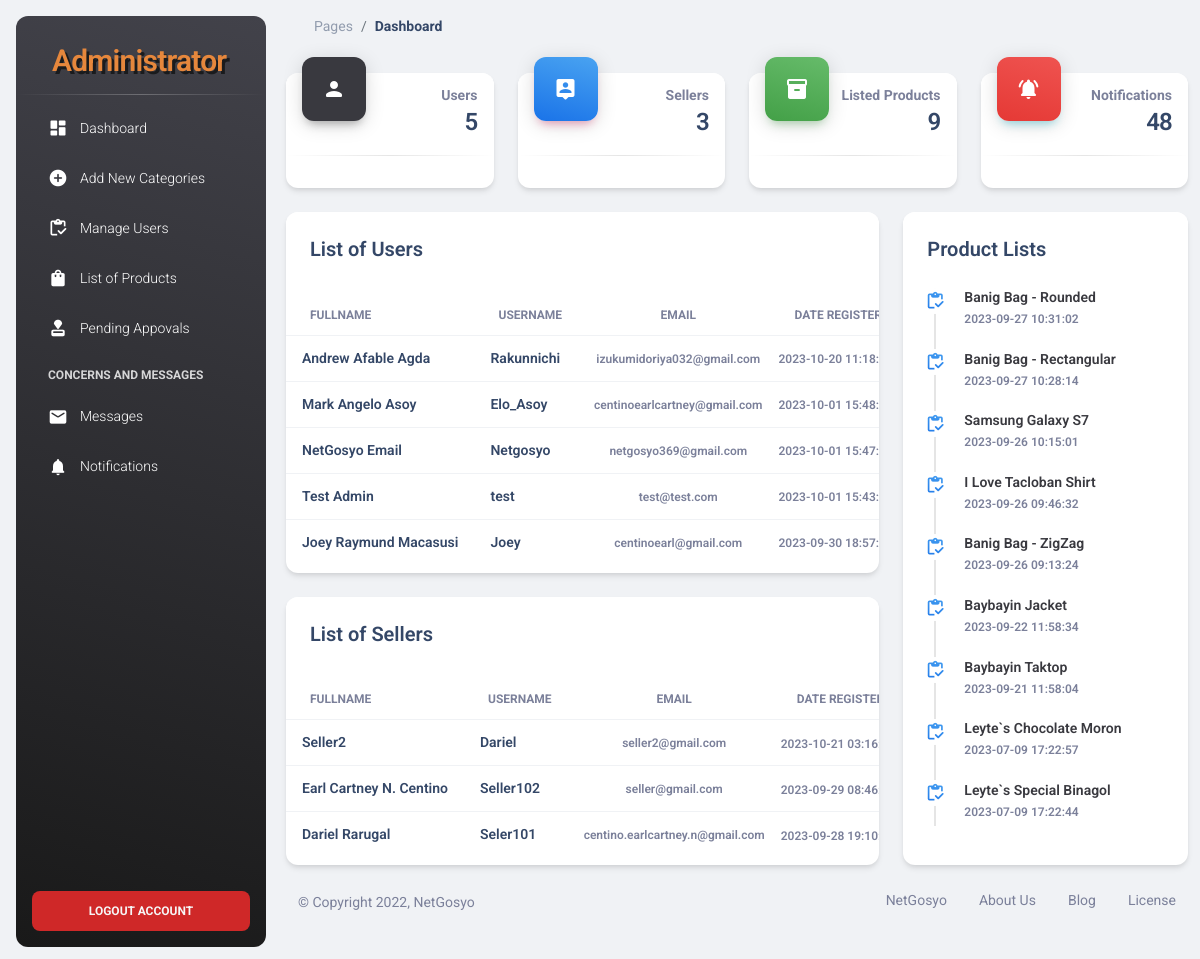
The page /NetGosyo-Admin/index.php (signed in) on the database its author committed.
### tables this page shows
CREATE TABLE `user_form` (
  `id` int(100) NOT NULL,
  `fullname` varchar(100) NOT NULL,
  `email` varchar(100) NOT NULL,
  `username` varchar(255) NOT NULL,
  `password` varchar(100) NOT NULL,
  `phonenumber` varchar(255) NOT NULL,
  `address` varchar(255) NOT NULL,
  `dateofbirth` varchar(255) NOT NULL,
  `gender` varchar(255) NOT NULL,
  `image` varchar(255) NOT NULL,
  `shopname` varchar(250) NOT NULL DEFAULT 'user',
  `vkey` varchar(50) NOT NULL,
  `verified` tinyint(1) NOT NULL DEFAULT 0,
  `register_date` timestamp NOT NULL DEFAULT current_timestamp() ON UPDATE current_timestamp()
);

CREATE TABLE `products` (
  `id` int(100) NOT NULL,
  `user_id` int(11) NOT NULL,
  `name` varchar(100) NOT NULL,
  `price` varchar(100) NOT NULL,
  `image` varchar(100) NOT NULL,
  `item_brand` varchar(100) NOT NULL,
  `quantity` int(100) NOT NULL,
  `date_added` timestamp NOT NULL DEFAULT current_timestamp() ON UPDATE current_timestamp()
);

### NetGosyo-Admin/index.php (called while the page is built)
<?php
include('header.php');
?>
<?php
include('Dashboard.php');
?>
<?php
include('footer.php');
?>

### NetGosyo-Admin/Dashboard.php (the view, shortened to what this page needs)
<main class="main-content position-relative max-height-vh-100 h-100 border-radius-lg ">
    <nav class="navbar navbar-main navbar-expand-lg px-0 mx-4 shadow-none border-radius-xl" id="navbarBlur"
        data-scroll="true">
        <div class="container-fluid py-1 px-3">
            <nav aria-label="breadcrumb">
                <ol class="breadcrumb bg-transparent mb-0 pb-0 pt-1 px-0 me-sm-6 me-5">
                    <li class="breadcrumb-item text-sm"><a class="opacity-5 text-dark" href="javascript:;">Pages</a>
                    </li>
                    <li class="breadcrumb-item text-sm text-dark active" aria-current="page"><b>Dashboard</b></li>
                </ol>
            </nav>
        </div>
    </nav>
    <div class="container-fluid py-4">
        <div class="row">
            <div class="col-xl-3 col-sm-6 mb-xl-0 mb-4">
                <div class="card">
                    <div class="card-header p-3 pt-2">
                        <div
                            class="icon icon-lg icon-shape color-greyish-bg shadow-dark text-center border-radius-xl mt-n4 position-absolute">
                            <i class="material-icons opacity-10">person</i>
                        </div>
                        <div class="text-end pt-1">
                            <p class="text-sm mb-0 text-capitalize"><b>Users</b></p>
                            <h4 class="mb-0"><?= mysqli_num_rows($user_count) ?></h4>
                        </div>
                    </div>
                    <hr class="dark horizontal my-0">
                    <div class="card-footer p-3">
                    </div>
                </div>
            </div>
            <div class="col-xl-3 col-sm-6 mb-xl-0 mb-4">
                <div class="card">
                    <div class="card-header p-3 pt-2">
                        <div
                            class="icon icon-lg icon-shape bg-gradient-info shadow-primary text-center border-radius-xl mt-n4 position-absolute">
                            <i class="material-icons opacity-10">person_pin</i>
                        </div>
                        <div class="text-end pt-1">
                            <p class="text-sm mb-0 text-capitalize"><b>Sellers</b></p>
                            <h4 class="mb-0"><?= mysqli_num_rows($seller_count) ?></h4>
                        </div>
                    </div>
                    <hr class="dark horizontal my-0">
                    <div class="card-footer p-3">
                    </div>
                </div>
            </div>
            <div class="col-xl-3 col-sm-6 mb-xl-0 mb-4">
                <div class="card">
                    <div class="card-header p-3 pt-2">
                        <div
                            class="icon icon-lg icon-shape bg-gradient-success shadow-success text-center border-radius-xl mt-n4 position-absolute">
                            <i class="material-icons opacity-10">inventory_2</i>
                        </div>
                        <div class="text-end pt-1">
                            <p class="text-sm mb-0 text-capitalize"><b>Listed Products</b></p>
                            <h4 class="mb-0"><?= mysqli_num_rows($products_count) ?></h4>
                        </div>
                    </div>
                    <hr class="dark horizontal my-0">
                    <div class="card-footer p-3">
                    </div>
                </div>
            </div>
            <div class="col-xl-3 col-sm-6">
                <div class="card">
                    <div class="card-header p-3 pt-2">
                        <div
                            class="icon icon-lg icon-shape bg-gradient-danger shadow-info text-center border-radius-xl mt-n4 position-absolute">
                            <i class="material-icons opacity-10">notifications_active</i>
                        </div>
                        <div class="text-end pt-1">
                            <p class="text-sm mb-0 text-capitalize"><b>Notifications</b></p>
                            <h4 class="mb-0"><?= mysqli_num_rows($notification_count) ?></h4>
                        </div>
                    </div>
                    <hr class="dark horizontal my-0">
                    <div class="card-footer p-3">
                    </div>
                </div>
            </div>
        </div>
        <div class="row mt-4">
            <div class="col-lg-8 col-md-6 mb-md-0 mb-4">
                <div class="card mb-4">
                    <div class="card-header pb-0">
                        <div class="row">
                            <div class="col-lg-6 col-7">
                                <h5>List of Users</h5>
                            </div>
                        </div>
                    </div>
                    <div class="card-body px-0 pb-2">
                        <div class="table-responsive">
                            <table class="table align-items-center mb-0">
                                <thead>
                                    <tr>
                                        <th class="text-uppercase text-secondary text-xs font-weight-bolder opacity-10">
                                            Fullname</th>
                                        <th class="text-uppercase text-secondary text-xs font-weight-bolder opacity-10">
                                            Username</th>
                                        <th
                                            class="text-center text-uppercase text-secondary text-xs font-weight-bolder opacity-10">
                                            Email</th>
                                        <th class="text-uppercase text-secondary text-xs font-weight-bolder opacity-10">
                                            Date Registered</th>
                                    </tr>
                                </thead>
                                <tbody>
                                    <?php
  			                        $select_user = mysqli_query($conn, "SELECT * FROM `user_form` where shopname = 'user' ORDER BY register_date DESC ") or die('query failed!');
                                    if(mysqli_num_rows($select_user) > 0){
                                    while($fetch_user = mysqli_fetch_assoc($select_user)){
                                    ?>
                                    <tr>
                                        <td>
                                            <div class="d-flex px-2 py-1">
                                                <div class="d-flex flex-column justify-content-center">
                                                    <h6 class="mb-0 text-sm"><?php echo $fetch_user['fullname'];?></h6>
                                                </div>
                                            </div>
                                        </td>
                                        <td>
                                            <div class="d-flex px-2 py-1">
                                                <div class="d-flex flex-column justify-content-center">
                                                    <h6 class="mb-0 text-sm"><?php echo $fetch_user['username'];?></h6>
                                                </div>
                                            </div>
                                        </td>
                                        <td class="align-middle text-center text-sm">
                                            <span
                                                class="text-xs font-weight-bold"><?php echo $fetch_user['email'];?></span>
                                        </td>
                                        <td class="align-middle">
                                            <span
                                                class="text-xs font-weight-bold"><?php echo $fetch_user['register_date'];?></span>
                                        </td>
                                    </tr>
                                    <?php
                        };
                    };
                     ?>
                                </tbody>
                            </table>
                        </div>
                    </div>
                </div>
                <div class="card">
                    <div class="card-header pb-0">
                        <div class="row">
                            <div class="col-lg-6 col-7">
                                <h5>List of Sellers</h5>
                            </div>
                        </div>
                    </div>
                    <div class="card-body px-0 pb-2">
                        <div class="table-responsive">
                            <table class="table align-items-center mb-0">
                                <thead>
                                    <tr>
                                        <th class="text-uppercase text-secondary text-xs font-weight-bolder opacity-10">
                                            Fullname</th>
                                        <th class="text-uppercase text-secondary text-xs font-weight-bolder opacity-10">
                                            Username</th>
                                        <th
                                            class="text-center text-uppercase text-secondary text-xs font-weight-bolder opacity-10">
                                            Email</th>
                                        <th class="text-uppercase text-secondary text-xs font-weight-bolder opacity-10">
                                            Date Registered</th>
                                    </tr>
                                </thead>
                                <tbody>
                                  <?php
  			                            $select_user = mysqli_query($conn, "SELECT * FROM `user_form` where shopname != 'user' ORDER BY register_date DESC ") or die('query failed!');
                                    if(mysqli_num_rows($select_user) > 0){
                                    while($fetch_user = mysqli_fetch_assoc($select_user)){
                                  ?>
                                    <tr>
                                        <td>
                                            <div class="d-flex px-2 py-1">
                                                <div class="d-flex flex-column justify-content-center">
                                                    <h6 class="mb-0 text-sm"><?php echo $fetch_user['fullname'];?></h6>
                                                </div>
                                            </div>
                                        </td>
                                        <td>
                                            <div class="d-flex px-2 py-1">
                                                <div class="d-flex flex-column justify-content-center">
                                                    <h6 class="mb-0 text-sm"><?php echo $fetch_user['username'];?></h6>
                                                </div>
                                            </div>
                                        </td>
                                        <td class="align-middle text-center text-sm">
                                            <span
                                                class="text-xs font-weight-bold"><?php echo $fetch_user['email'];?></span>
                                        </td>
                                        <td class="align-middle">
                                            <span
                                                class="text-xs font-weight-bold"><?php echo $fetch_user['register_date'];?></span>
                                        </td>
                                    </tr>
                                    <?php
                                    };
                                    };
                                    ?>
                                </tbody>
                            </table>
                        </div>
                    </div>
                </div>
            </div>
            <div class="col-lg-4 col-md-6">
                <div class="card h-100">
                    <div class="card-header pb-0">
                        <h5>Product Lists</h5>
                    </div>
                    <div class="card-body p-3">
                        <div class="timeline timeline-one-side">
                   <?php
  			            $select_product = mysqli_query($conn, "SELECT * FROM `products` ORDER BY date_added DESC ") or die('query failed!');
                        if(mysqli_num_rows($select_product) > 0){
                        while($fetch_product = mysqli_fetch_assoc($select_product)){
                    ?>
                            <div class="timeline-block mb-3">
                                <span class="timeline-step">
                                    <i class="material-icons text-info text-gradient">inventory</i>
                                </span>
                                <div class="timeline-content">
                                    <h6 class="text-greyish text-sm font-weight-bold mb-0">
                                        <?php echo $fetch_product['name'];?></h6>
                                    <p class="text-secondary font-weight-bold text-xs mt-1 mb-0">
                                        <?php echo $fetch_product['date_added'];?></p>
                                </div>
                            </div>
                            <?php
                        };
                    };
                     ?>
                        </div>
                    </div>
                </div>
            </div>
        </div>

### NetGosyo-Admin/assets/css/nucleo-svg.css (style rules this page uses)
.icon { display: inline-block; color: #111111; height: 1em; width: 1em; }
.icon-lg { height: 1.6em; width: 1.6em; }
.icon { fill: currentColor; stroke: none; }

### NetGosyo-Admin/assets/css/style.css (style rules this page uses)
.color-greyish-bg { background: #39393f; }
.text-greyish { color: #39393f; }

### rows shown on the page
user_form: fullname "Andrew Afable Agda", username "Rakunnichi", email "izukumidoriya032@gmail.com", register_date "2023-10-20…"
user_form: fullname "Mark Angelo Asoy", username "Elo_Asoy", email "centinoearlcartney@gmail.com", register_date "2023-10-01…"
user_form: fullname "NetGosyo Email", username "Netgosyo", email "netgosyo369@gmail.com", register_date "2023-10-01…"
user_form: fullname "Test Admin", username "test", email "test@test.com", register_date "2023-10-01…"
user_form: fullname "Joey Raymund Macasusi", username "Joey", email "centinoearl@gmail.com", register_date "2023-09-30…"
user_form: fullname "Seller2", username "Dariel", email "seller2@gmail.com", register_date "2023-10-21…"
user_form: fullname "Earl Cartney N. Centino", username "Seller102", email "seller@gmail.com", register_date "2023-09-29…"
user_form: fullname "Dariel Rarugal", username "Seler101", email "centino.earlcartney.n@gmail.com", register_date "2023-09-28…"
products: name "Banig Bag - Rounded", date_added "2023-09-27 10:31:02"
products: name "Banig Bag - Rectangular", date_added "2023-09-27 10:28:14"
products: name "Samsung Galaxy S7", date_added "2023-09-26 10:15:01"
products: name "I Love Tacloban Shirt", date_added "2023-09-26 09:46:32"
products: name "Banig Bag - ZigZag", date_added "2023-09-26 09:13:24"
products: name "Baybayin Jacket", date_added "2023-09-22 11:58:34"
products: name "Baybayin Taktop", date_added "2023-09-21 11:58:04"
products: name "Leyte`s Chocolate Moron", date_added "2023-07-09 17:22:57"
products: name "Leyte`s Special Binagol", date_added "2023-07-09 17:22:44"

### other values the page prints
mysqli_num_rows($user_count) "5"
mysqli_num_rows($seller_count) "3"
mysqli_num_rows($products_count) "9"
mysqli_num_rows($notification_count) "48"
